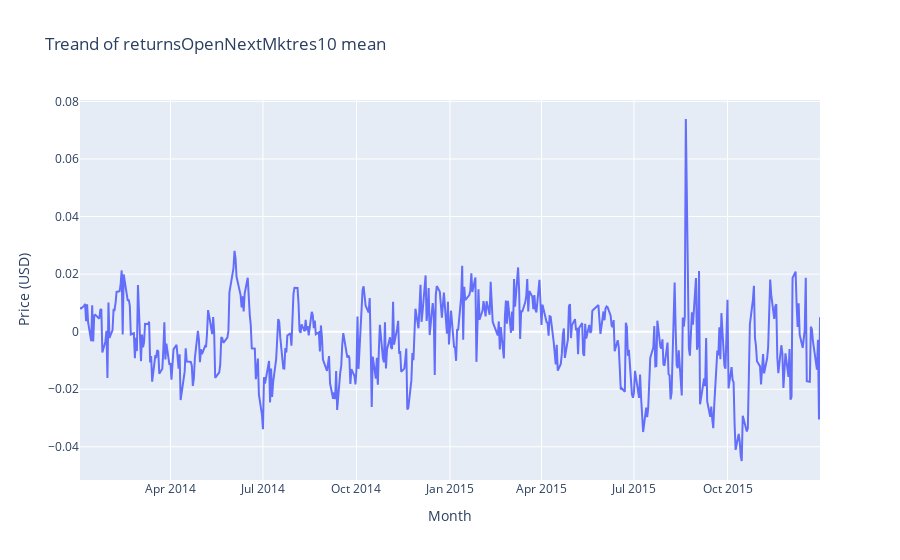

Notebook source saved alongside this figure:
### Markdown cell above
## target variable

### Code cell
data = []
market_train_df = market_train_df.loc[market_train_df['time'] >= '2010-01-01 22:00:00+0000']

price_df = market_train_df.groupby('time')['returnsOpenNextMktres10'].mean().reset_index()

data.append(go.Scatter(
    x = price_df['time'].dt.strftime(date_format='%Y-%m-%d').values,
    y = price_df['returnsOpenNextMktres10'].values,
    name = f'{i} quantile'
))
layout = go.Layout(dict(title = "Treand of returnsOpenNextMktres10 mean",
                  xaxis = dict(title = 'Month'),
                  yaxis = dict(title = 'Price (USD)'),
                  ),legend=dict(
                orientation="h"),)
py.iplot(dict(data=data, layout=layout), filename='basic-line')

### Figure 1 — Plotly figure (JSON) as saved in the notebook; plotly's stock layout.template omitted (floating-point values rounded to 4 significant figures; data arrays with more than 128 entries replaced by an {"elided": "..."} marker saying what was removed)
{"data": [{"name": "0.95 quantile", "type": "scatter", "x": {"elided": "504 str values"}, "y": {"elided": "504 float values"}}], "layout": {"legend": {"orientation": "h"}, "title": {"text": "Treand of returnsOpenNextMktres10 mean"}, "xaxis": {"title": {"text": "Month"}}, "yaxis": {"title": {"text": "Price (USD)"}}}}
